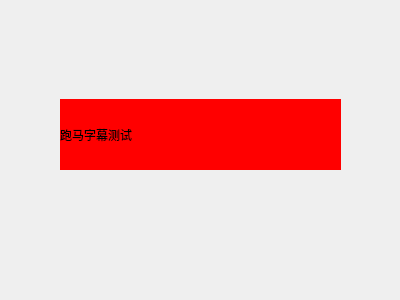
<?xml version="1.0" encoding="UTF-8"?>
<ui version="4.0">
 <class>Dialog</class>
 <widget class="QDialog" name="Dialog">
  <property name="geometry">
   <rect>
    <x>0</x>
    <y>0</y>
    <width>400</width>
    <height>300</height>
   </rect>
  </property>
  <property name="windowTitle">
   <string>Dialog</string>
  </property>
  <widget class="QLabel" name="label">
   <property name="geometry">
    <rect>
     <x>60</x>
     <y>99</y>
     <width>281</width>
     <height>71</height>
    </rect>
   </property>
   <property name="styleSheet">
    <string notr="true">background-color: rgb(255, 0, 0);</string>
   </property>
   <property name="text">
    <string>跑马字幕测试</string>
   </property>
  </widget>
 </widget>
 <resources/>
 <connections/>
</ui>
